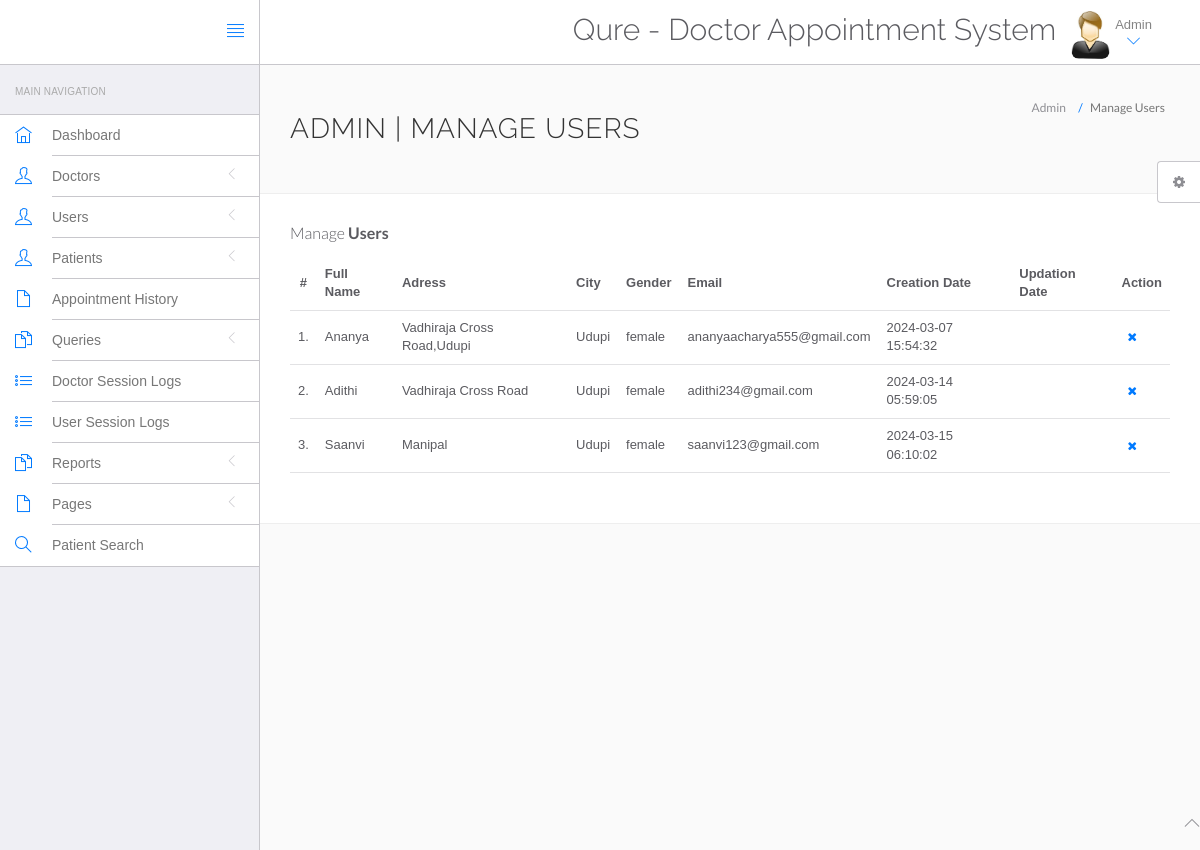
The app's page /hospital/hms/admin/manage-users.php (signed in) with its own data.
### tables this page shows
CREATE TABLE `users` (
  `id` int(11) NOT NULL,
  `fullName` varchar(255) DEFAULT NULL,
  `address` longtext DEFAULT NULL,
  `city` varchar(255) DEFAULT NULL,
  `gender` varchar(255) DEFAULT NULL,
  `email` varchar(255) DEFAULT NULL,
  `password` varchar(255) DEFAULT NULL,
  `regDate` timestamp NULL DEFAULT current_timestamp(),
  `updationDate` timestamp NULL DEFAULT NULL ON UPDATE current_timestamp()
);

### hospital/hms/admin/manage-users.php (the view, shortened to what this page needs)
<?php
include('include/config.php');
if(strlen($_SESSION['id']==0)) {
 header('location:logout.php');
  } else{
?>
<!DOCTYPE html>
<html lang="en">
	<head>
		<link rel="stylesheet" href="vendor/bootstrap/css/bootstrap.min.css">
		<link rel="stylesheet" href="vendor/fontawesome/css/font-awesome.min.css">
		<link rel="stylesheet" href="vendor/themify-icons/themify-icons.min.css">
		<link href="vendor/animate.css/animate.min.css" rel="stylesheet" media="screen">
		<link href="vendor/perfect-scrollbar/perfect-scrollbar.min.css" rel="stylesheet" media="screen">
		<link href="vendor/switchery/switchery.min.css" rel="stylesheet" media="screen">
		<link href="vendor/bootstrap-touchspin/jquery.bootstrap-touchspin.min.css" rel="stylesheet" media="screen">
		<link href="vendor/select2/select2.min.css" rel="stylesheet" media="screen">
		<link href="vendor/bootstrap-datepicker/bootstrap-datepicker3.standalone.min.css" rel="stylesheet" media="screen">
		<link href="vendor/bootstrap-timepicker/bootstrap-timepicker.min.css" rel="stylesheet" media="screen">
		<link rel="stylesheet" href="assets/css/styles.css">
		<link rel="stylesheet" href="assets/css/plugins.css">
		<link rel="stylesheet" href="assets/css/themes/theme-1.css" id="skin_color" />
	</head>
	<body>
		<div id="app">
<?php include('include/sidebar.php');?>
			<div class="app-content">
						<?php include('include/header.php');?>
				<div class="main-content" >
					<div class="wrap-content container" id="container">
						<section id="page-title">
							<div class="row">
								<div class="col-sm-8">
									<h1 class="mainTitle">Admin | Manage Users</h1>
																	</div>
								<ol class="breadcrumb">
									<li>
										<span>Admin</span>
									</li>
									<li class="active">
										<span>Manage Users</span>
									</li>
								</ol>
							</div>
						</section>
						<div class="container-fluid container-fullw bg-white">
									<div class="row">
								<div class="col-md-12">
									<h5 class="over-title margin-bottom-15">Manage <span class="text-bold">Users</span></h5>
									<table class="table table-hover" id="sample-table-1">
										<thead>
											<tr>
												<th class="center">#</th>
												<th>Full Name</th>
												<th class="hidden-xs">Adress</th>
												<th>City</th>
												<th>Gender </th>
												<th>Email </th>
												<th>Creation Date </th>
												<th>Updation Date </th>
												<th>Action</th>
											</tr>
										</thead>
										<tbody>
<?php
$sql=mysqli_query($con,"select * from users");
$cnt=1;
while($row=mysqli_fetch_array($sql))
{
?>
											<tr>
												<td class="center"><?php echo $cnt;?>.</td>
												<td class="hidden-xs"><?php echo $row['fullName'];?></td>
												<td><?php echo $row['address'];?></td>
												<td><?php echo $row['city'];?>
												</td>
												<td><?php echo $row['gender'];?></td>
												<td><?php echo $row['email'];?></td>
												<td><?php echo $row['regDate'];?></td>
												<td><?php echo $row['updationDate'];?>
												</td>
												<td >
												<div class="visible-md visible-lg hidden-sm hidden-xs">
	<a href="manage-users.php?id=<?php echo $row['id']?>&del=delete" onClick="return confirm('Are you sure you want to delete?')"class="btn btn-transparent btn-xs tooltips" tooltip-placement="top" tooltip="Remove"><i class="fa fa-times fa fa-white"></i></a>
												</div>
												</td>
											</tr>
											<?php
$cnt=$cnt+1;
											 }?>
										</tbody>
									</table>
								</div>
							</div>
								</div>
							</div>
						</div>
					</div>
				</div>
	<?php include('include/footer.php');?>
	<?php include('include/setting.php');?>
	</body>
</html>
<?php } ?>

### hospital/hms/admin/assets/css/themes/theme-1.css (style rules this page uses)
body { background: #FAFAFA; }

### records on screen
users: fullName "Ananya", address "Vadhiraja Cross Road,Udupi", city "Udupi", gender "female", email "ananyaacharya555@gmail.com", regDate "2024-03-07 15:54:32"
users: fullName "Adithi", address "Vadhiraja Cross Road", city "Udupi", gender "female", email "adithi234@gmail.com", regDate "2024-03-14 05:59:05"
users: fullName "Saanvi", address "Manipal", city "Udupi", gender "female", email "saanvi123@gmail.com", regDate "2024-03-15 06:10:02"
